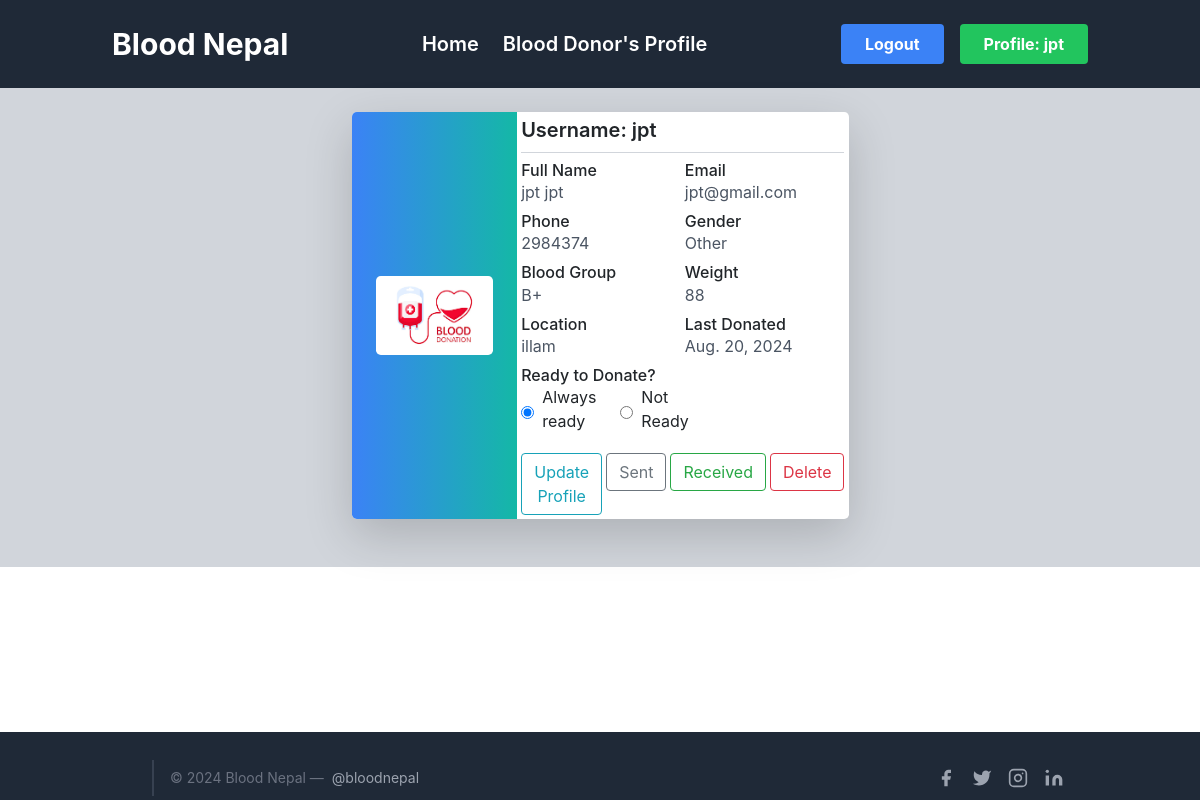
/profile (signed in), run on an earlier commit of the app's database.
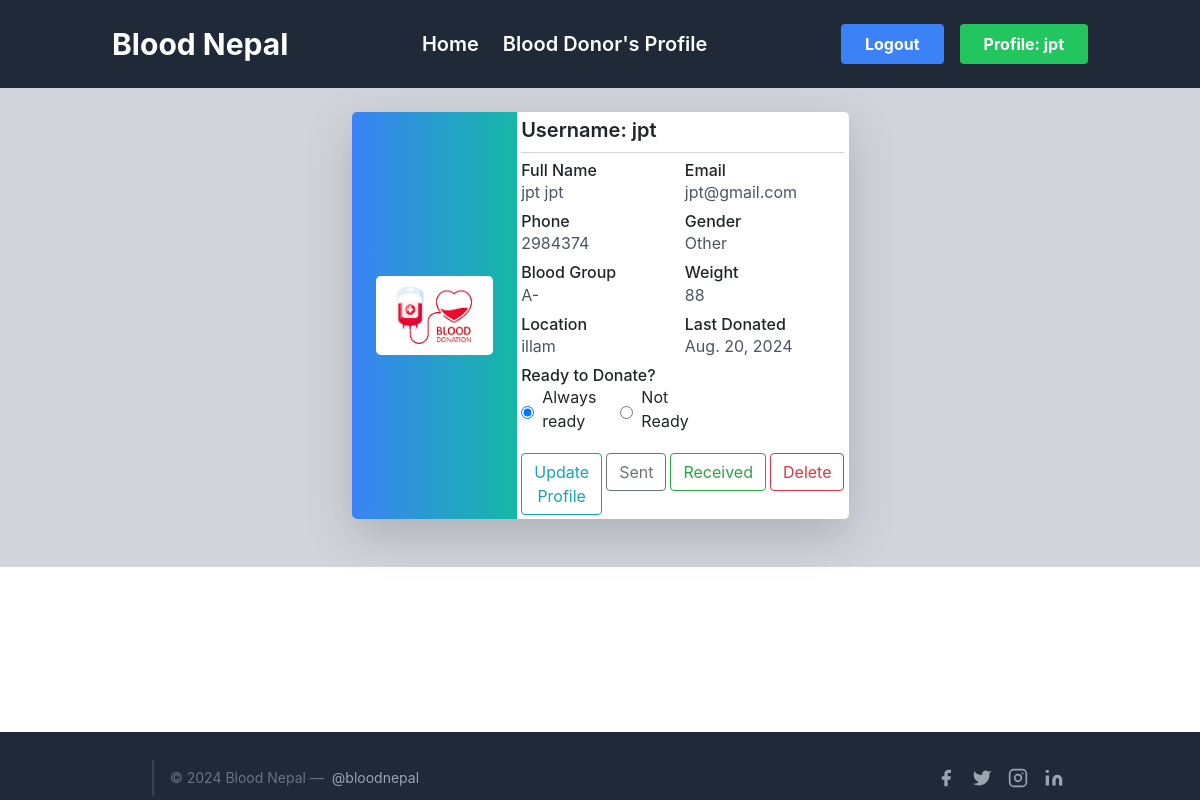
And on a later commit of the database.
### profile_/models.py (models this page shows, shortened)
class SignUp(models.Model):
    user = models.OneToOneField(User, on_delete = models.CASCADE)
    full_name = models.CharField(max_length = 120, null=False, blank=False )
    email = models.EmailField( null=False, blank=False)
    phone = models.IntegerField(null=True)
    gender = models.CharField(max_length=6, choices= GenderChoices , default='Male')
    profile_photo = models.ImageField(upload_to = 'images/')
    location = models.CharField(max_length=40)
    blood_group = models.CharField(choices=Blood_Group_Choices,max_length=3)
    weight = models.IntegerField( null=True, blank=False)
    ready_to_donate = models.CharField(choices=R_CHOICES ,null=True, max_length=4)
    last_donation = models.DateField(null=True)

### profile_/views.py (the view)
# urls.py: path("profile", views.profile, name="profile"),
@login_required
def profile(request):
    username = request.user.username # Gets the username of user who is logged in from User table
    try:
        signup_user = SignUp.objects.get(user = request.user)
        return render(request, "profile/profile.html", {'signup_user':signup_user, 'username': username})
    except SignUp.DoesNotExist:
        messages.success(request,('Please fill up the below form to use features.'))
        return redirect('signup')

### profile_/templates/profile/profile.html (shortened to what this page needs)
{% extends 'profile/base.html' %}
{% block body %}
<section class="bg-gray-300 py-2">
  <div class="container mx-auto py-3">
    <div class="flex justify-center items-center">
      <div class="w-full lg:w-1/2 mb-4 lg:mb-0">
        <div class="bg-white shadow-lg rounded-lg overflow-hidden">
          <div class="flex">
            <div class="w-1/3 bg-gradient-to-r from-blue-500 to-teal-500 flex items-center justify-center p-4">
              <a href="{{signup_user.profile_photo.url}}">
                <img src="{{signup_user.profile_photo.url}}" alt="Profile Photo" class="w-72 h-auto rounded-lg">
              </a>
            </div>
            <div class="w-2/3 p-1">
              <h6 class="text-xl font-semibold mb-1">Username: {{signup_user.user}}</h6>
              <hr class="my-2 border-gray-300">
              <div class="grid grid-cols-1 md:grid-cols-2 gap-1">
                <div class="mb-1">
                  <h6 class="font-medium">Full Name</h6>
                  <p class="text-gray-600">{{signup_user.full_name}}</p>
                </div>
                <div class="mb-1">
                  <h6 class="font-medium">Email</h6>
                  <p class="text-gray-600">{{signup_user.email}}</p>
                </div>
                <div class="mb-1">
                  <h6 class="font-medium">Phone</h6>
                  <p class="text-gray-600">{{signup_user.phone}}</p>
                </div>
                <div class="mb-1">
                  <h6 class="font-medium">Gender</h6>
                  <p class="text-gray-600">{{signup_user.gender}}</p>
                </div>
                <div class="mb-1">
                  <h6 class="font-medium">Blood Group</h6>
                  <p class="text-gray-600">{{signup_user.blood_group}}</p>
                </div>
                <div class="mb-1">
                  <h6 class="font-medium">Weight</h6>
                  <p class="text-gray-600">{{signup_user.weight}}</p>
                </div>
                <div class="mb-1">
                  <h6 class="font-medium">Location</h6>
                  <p class="text-gray-600">{{signup_user.location}}</p>
                </div>
                <div class="mb-1">
                  <h6 class="font-medium">Last Donated</h6>
                  <p class="text-gray-600">{{signup_user.last_donation}}</p>
                </div>
                <div class="mb-1">
                  <h6 class="font-medium">Ready to Donate?</h6>
                  <div class="flex items-center">
                    <input type="radio" id="yes" name="ready_to_donate" {% if signup_user.ready_to_donate == 'yes' %}checked{% endif %}>
                    <label for="yes" class="ml-2 mr-4">Always ready </label>
                    <input type="radio" id="no" name="ready_to_donate" {% if signup_user.ready_to_donate == 'no' %}checked{% endif %}>
                    <label for="no" class="ml-2">Not Ready</label>
                  </div>
                </div>
              </div>
              <div class="mt-2 flex space-x-1">
                <a href="{% url 'update_profile' signup_user.id %}" class="inline-block">
                  <button type="button" class="btn btn-outline-info my-2 my-sm-0">
                    Update Profile
                  </button>
                </a>
                <a href="{% url 'sent' %}" class="inline-block">
                  <button type="button" class="btn btn-outline-secondary my-2 my-sm-0">
                    Sent
                  </button>
                </a>
                <a href="{% url 'profile' %}" class="inline-block">
                  <button type="button" class="btn btn-outline-success my-2 my-sm-0">
                    Received
                  </button>
                </a>
                <a href="{% url 'delete_profile' signup_user.id %}" class="inline-block">
                  <button type="button" class="btn btn-outline-danger my-2 my-sm-0">
                    Delete {% comment %} class="px-3 py-1 bg-red-500 text-white font-semibold rounded-lg shadow hover:bg-red-600 focus:outline-none focus:ring-2 focus:ring-red-500" {% endcomment %}
                  </button>
                </a>
              </div>
            </div>
          </div>
        </div>
      </div>
    </div>
  </div>
</section>
{% endblock %}

### profile_/templates/profile/base.html (shortened to what this page needs)
{% load static %}
<!DOCTYPE html>
<html lang="en">
  <head>
    <script src="https://cdn.tailwindcss.com"></script>
    <link rel="stylesheet" href="https://cdn.jsdelivr.net/npm/bootstrap@4.3.1/dist/css/bootstrap.min.css" />
    <link rel="stylesheet" href="{% static 'blog/css/blog.css' %}" />
    <link rel="stylesheet" href="https://stackpath.bootstrapcdn.com/bootstrap/4.5.2/css/bootstrap.min.css" />
    <link rel="stylesheet" href="https://stackpath.bootstrapcdn.com/bootstrap/4.5.2/css/bootstrap.min.css" />
    <link rel="stylesheet" href="https://cdnjs.cloudflare.com/ajax/libs/font-awesome/6.5.2/css/all.min.css" />
  </head>
  <body class="flex flex-col min-h-screen">
    <header class="bg-gray-800 text-white body-font">
      <div class="container mx-auto flex flex-wrap p-4 items-center justify-between">
        <span class="text-3xl font-bold">Blood Nepal</span>
        <nav class="hidden md:flex space-x-6">
          <a href="{% url 'home' %}" class="hover:text-red-500 text-xl font-semibold">Home</a>
          <a href="{% url 'donor' %}" class="hover:text-red-500 text-xl font-semibold">Blood Donor's Profile</a>
        </nav>
        <div class="flex items-center space-x-4">
          {% if user.is_authenticated %}
            <a href="{% url 'logout' %}">
              <button class="bg-blue-500 hover:bg-blue-700 text-white font-bold py-2 px-4 rounded">Logout</button>
            </a>
            <a href="{% url 'profile' %}">
              <button class="bg-green-500 hover:bg-green-700 text-white font-bold py-2 px-4 rounded">Profile: {{ username }}</button>
            </a>
          {% else %}
            {% block loginbar %}
              <a href="{% url 'home' %}">
                <button class="bg-gray-600 hover:bg-gray-700 text-white font-bold py-2 px-4 rounded">Login</button>
              </a>
            {% endblock %}
          {% endif %}
        </div>
      </div>
    </header>
    {% block body %}
    {% endblock %}
  {% block footer %}
  <footer class="bg-gray-800 text-gray-300 mt-auto">
    <div class="container px-5 py-1 mx-auto flex items-center sm:flex-row flex-col">
      <p class="text-sm text-gray-500 sm:ml-4 sm:pl-4 sm:border-l-2 sm:border-gray-700 sm:py-2 sm:mt-0 mt-4">
        © 2024 Blood Nepal —
        <a href="/" class="text-gray-400 hover:text-gray-200 ml-1" rel="noopener noreferrer" target="_blank">@bloodnepal</a>
      </p>
      <span class="inline-flex sm:ml-auto sm:mt-0 mt-4 justify-center sm:justify-start">
        <a class="text-gray-400 hover:text-blue-500" href="/">
          <svg fill="currentColor" stroke-linecap="round" stroke-linejoin="round" stroke-width="2" class="w-5 h-5" viewBox="0 0 24 24">
            <path d="M18 2h-3a5 5 0 00-5 5v3H7v4h3v8h4v-8h3l1-4h-4V7a1 1 0 011-1h3z"></path>
          </svg>
        </a>
        <a class="ml-3 text-gray-400 hover:text-blue-500" href="/">
          <svg fill="currentColor" stroke-linecap="round" stroke-linejoin="round" stroke-width="2" class="w-5 h-5" viewBox="0 0 24 24">
            <path d="M23 3a10.9 10.9 0 01-3.14 1.53 4.48 4.48 0 00-7.86 3v1A10.66 10.66 0 013 4s-4 9 5 13a11.64 11.64 0 01-7 2c9 5 20 0 20-11.5a4.5 4.5 0 00-.08-.83A7.72 7.72 0 0023 3z"></path>
          </svg>
        </a>
        <a class="ml-3 text-gray-400 hover:text-red-500" href="/">
          <svg fill="none" stroke="currentColor" stroke-linecap="round" stroke-linejoin="round" stroke-width="2" class="w-5 h-5" viewBox="0 0 24 24">
            <rect width="20" height="20" x="2" y="2" rx="5" ry="5"></rect>
            <path d="M16 11.37A4 4 0 1112.63 8 4 4 0 0116 11.37zm1.5-4.87h.01"></path>
          </svg>
        </a>
        <a class="ml-3 text-gray-400 hover:text-blue-500" href="/">
          <svg fill="currentColor" stroke="currentColor" stroke-linecap="round" stroke-linejoin="round" stroke-width="0" class="w-5 h-5" viewBox="0 0 24 24">
            <path stroke="none" d="M16 8a6 6 0 016 6v7h-4v-7a2 2 0 00-2-2 2 2 0 00-2 2v7h-4v-7a6 6 0 016-6zM2 9h4v12H2z"></path>
            <circle cx="4" cy="4" r="2" stroke="none"></circle>
          </svg>
        </a>
      </span>
    </div>
  </footer>
  {% endblock %}
  </body>
</html>

What changed in the data, as far as the page shows it:
changed SignUp "jpt jpt": blood_group "B+" → "A-"
